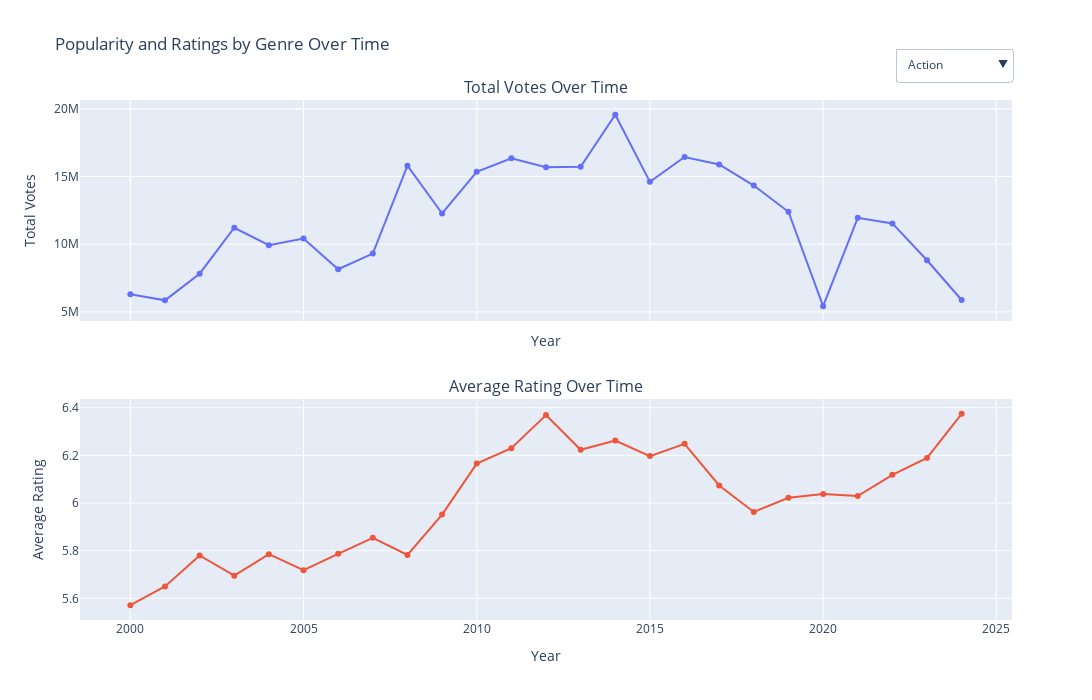

The notebook cell this image was saved under:
### Markdown cell above
### Interactive Plot (Popularity & Ratings)

### Code cell
plot_genres_interactive(genre_trends_pd=trends_df.toPandas())

### Figure 1 — Plotly figure (JSON) as saved in the notebook; plotly's stock layout.template omitted (floating-point values rounded to 4 significant figures)
{"data": [{"mode": "lines+markers", "name": "Action", "type": "scatter", "visible": true, "x": [2000, 2001, 2002, 2003, 2004, 2005, 2006, 2007, 2008, 2009, 2010, 2011, 2012, 2013, 2014, 2015, 2016, 2017, 2018, 2019, 2020, 2021, 2022, 2023, 2024], "xaxis": "x", "y": [6301943, 5854350, 7824870, 11218282, 9933436, 10418377, 8151621, 9306518, 15806661, 12271761, 15351556, 16350162, 15684127, 15722404, 19562969, 14608701, 16442831, 15897138, 14337637, 12399156, 5421915, 11954708, 11540442, 8813494, 5878467], "yaxis": "y"}, {"mode": "lines+markers", "name": "Adventure", "type": "scatter", "visible": false, "x": [2000, 2001, 2002, 2003, 2004, 2005, 2006, 2007, 2008, 2009, 2010, 2011, 2012, 2013, 2014, 2015, 2016, 2017, 2018, 2019, 2020, 2021, 2022, 2023, 2024], "xaxis": "x", "y": [6387157, 8575290, 8111285, 8252228, 8516049, 7598845, 8162284, 8498030, 9302856, 11487122, 12343808, 10351203, 12141700, 12278739, 16907015, 13478211, 11869917, 10593414, 12032218, 9407283, 3218676, 8626875, 7412708, 7201950, 3884406], "yaxis": "y"}, {"mode": "lines+markers", "name": "Animation", "type": "scatter", "visible": false, "x": [2000, 2001, 2002, 2003, 2004, 2005, 2006, 2007, 2008, 2009, 2010, 2011, 2012, 2013, 2014, 2015, 2016, 2017, 2018, 2019, 2020, 2021, 2022, 2023, 2024], "xaxis": "x", "y": [946417, 3228115, 1218431, 1642238, 2632776, 1477735, 2344410, 2841054, 3098457, 3581625, 3940499, 2314081, 2756015, 2829717, 2222780, 2179484, 3856160, 1952770, 2226339, 1975295, 1208671, 1772692, 1522426, 1478482, 844489], "yaxis": "y"}, {"mode": "lines+markers", "name": "Biography", "type": "scatter", "visible": false, "x": [2000, 2001, 2002, 2003, 2004, 2005, 2006, 2007, 2008, 2009, 2010, 2011, 2012, 2013, 2014, 2015, 2016, 2017, 2018, 2019, 2020, 2021, 2022, 2023, 2024], "xaxis": "x", "y": [865929, 1656139, 2536768, 632286, 2377669, 1728733, 1974555, 2592748, 1930154, 2250832, 3238660, 1586495, 2086684, 6348995, 3644723, 4346394, 3751208, 2637593, 4034715, 3485945, 924777, 1851507, 1188917, 2470611, 531248], "yaxis": "y"}, {"mode": "lines+markers", "name": "Comedy", "type": "scatter", "visible": false, "x": [2000, 2001, 2002, 2003, 2004, 2005, 2006, 2007, 2008, 2009, 2010, 2011, 2012, 2013, 2014, 2015, 2016, 2017, 2018, 2019, 2020, 2021, 2022, 2023, 2024], "xaxis": "x", "y": [8020775, 9054264, 6913342, 10196382, 10759571, 9799970, 11315417, 11279298, 11054900, 12860408, 12334304, 13100845, 13890466, 14345971, 13411869, 11099524, 11061634, 10252930, 9659856, 10707778, 5863064, 7095431, 9084122, 7841686, 4183550], "yaxis": "y"}, {"mode": "lines+markers", "name": "Crime", "type": "scatter", "visible": false, "x": [2000, 2001, 2002, 2003, 2004, 2005, 2006, 2007, 2008, 2009, 2010, 2011, 2012, 2013, 2014, 2015, 2016, 2017, 2018, 2019, 2020, 2021, 2022, 2023, 2024], "xaxis": "x", "y": [4882579, 5219887, 7122080, 6372946, 5184295, 5939074, 6301589, 7930228, 9971995, 4320713, 5474852, 4641689, 5523891, 9617407, 7659485, 5710787, 5364049, 7379686, 4741299, 7884603, 3166427, 4960797, 4613136, 4180747, 2001929], "yaxis": "y"}, {"mode": "lines+markers", "name": "Documentary", "type": "scatter", "visible": false, "x": [2000, 2001, 2002, 2003, 2004, 2005, 2006, 2007, 2008, 2009, 2010, 2011, 2012, 2013, 2014, 2015, 2016, 2017, 2018, 2019, 2020, 2021, 2022, 2023, 2024], "xaxis": "x", "y": [114315, 150532, 459549, 354372, 521321, 455839, 540790, 491790, 689158, 518616, 811335, 740831, 780856, 729786, 860572, 947285, 855733, 863453, 893551, 904427, 905153, 708188, 827884, 527519, 408381], "yaxis": "y"}, {"mode": "lines+markers", "name": "Drama", "type": "scatter", "visible": false, "x": [2000, 2001, 2002, 2003, 2004, 2005, 2006, 2007, 2008, 2009, 2010, 2011, 2012, 2013, 2014, 2015, 2016, 2017, 2018, 2019, 2020, 2021, 2022, 2023, 2024], "xaxis": "x", "y": [12686375, 14025451, 16193126, 12428104, 16412265, 14718851, 19996235, 17907844, 19964489, 16928670, 18546298, 20193907, 20820611, 20826979, 23978591, 19337238, 19607209, 19306209, 16286120, 21663916, 9608705, 13147107, 15024848, 11802052, 5916939], "yaxis": "y"}, {"mode": "lines+markers", "name": "Family", "type": "scatter", "visible": false, "x": [2000, 2001, 2002, 2003, 2004, 2005, 2006, 2007, 2008, 2009, 2010, 2011, 2012, 2013, 2014, 2015, 2016, 2017, 2018, 2019, 2020, 2021, 2022, 2023, 2024], "xaxis": "x", "y": [645962, 2107214, 1602373, 1228597, 2459591, 2666213, 1528547, 2438375, 2533597, 2289701, 2702044, 2321378, 576308, 690588, 896186, 1052769, 1636868, 990182, 1117667, 1301711, 574958, 662618, 552074, 842920, 144331], "yaxis": "y"}, {"mode": "lines+markers", "name": "Fantasy", "type": "scatter", "visible": false, "x": [2000, 2001, 2002, 2003, 2004, 2005, 2006, 2007, 2008, 2009, 2010, 2011, 2012, 2013, 2014, 2015, 2016, 2017, 2018, 2019, 2020, 2021, 2022, 2023, 2024], "xaxis": "x", "y": [1462331, 4793351, 4126747, 5376168, 2357358, 3545063, 4465712, 3531501, 2655259, 4296576, 3699861, 5405806, 3664894, 3566142, 2007469, 1880662, 4239436, 5348778, 2646677, 2893872, 1084928, 3504709, 2375764, 1901245, 856381], "yaxis": "y"}, {"mode": "lines+markers", "name": "Game-Show", "type": "scatter", "visible": false, "x": [2008, 2010, 2014, 2015, 2016, 2020, 2021, 2022, 2024], "xaxis": "x", "y": [799, 13, 116, 9, 10, 25, 7, 37, 137], "yaxis": "y"}, {"mode": "lines+markers", "name": "History", "type": "scatter", "visible": false, "x": [2000, 2001, 2002, 2003, 2004, 2005, 2006, 2007, 2008, 2009, 2010, 2011, 2012, 2013, 2014, 2015, 2016, 2017, 2018, 2019, 2020, 2021, 2022, 2023, 2024], "xaxis": "x", "y": [458506, 603207, 345171, 275780, 966350, 636917, 929187, 546464, 1239160, 509519, 1310506, 340674, 2142981, 1188438, 930993, 1422648, 2046409, 1929119, 1081472, 1122590, 827170, 829215, 1081937, 1944035, 285083], "yaxis": "y"}, {"mode": "lines+markers", "name": "Horror", "type": "scatter", "visible": false, "x": [2000, 2001, 2002, 2003, 2004, 2005, 2006, 2007, 2008, 2009, 2010, 2011, 2012, 2013, 2014, 2015, 2016, 2017, 2018, 2019, 2020, 2021, 2022, 2023, 2024], "xaxis": "x", "y": [2369893, 1564966, 2420456, 1603320, 3015056, 3206383, 2530804, 5788016, 2661458, 4137492, 3085036, 2881613, 3173429, 5006913, 3313733, 2998275, 5087600, 5270737, 5105244, 5659809, 3047304, 3140876, 4681216, 2639468, 2622518], "yaxis": "y"}, {"mode": "lines+markers", "name": "Music", "type": "scatter", "visible": false, "x": [2000, 2001, 2002, 2003, 2004, 2005, 2006, 2007, 2008, 2009, 2010, 2011, 2012, 2013, 2014, 2015, 2016, 2017, 2018, 2019, 2020, 2021, 2022, 2023, 2024], "xaxis": "x", "y": [597123, 371979, 1405333, 613733, 617299, 668858, 664311, 703642, 606102, 521268, 707957, 397612, 1004105, 677035, 1657544, 855054, 1080035, 375562, 1549278, 981741, 452105, 465420, 723474, 197478, 187238], "yaxis": "y"}, {"mode": "lines+markers", "name": "Musical", "type": "scatter", "visible": false, "x": [2000, 2001, 2002, 2003, 2004, 2005, 2006, 2007, 2008, 2009, 2010, 2011, 2012, 2013, 2014, 2015, 2016, 2017, 2018, 2019, 2020, 2021, 2022, 2023, 2024], "xaxis": "x", "y": [229027, 541963, 393331, 155831, 373045, 182902, 267974, 618122, 367950, 108099, 133103, 122816, 479459, 172162, 104947, 66288, 92487, 398322, 315597, 130620, 91282, 264428, 65336, 180415, 278002], "yaxis": "y"}, {"mode": "lines+markers", "name": "Mystery", "type": "scatter", "visible": false, "x": [2000, 2001, 2002, 2003, 2004, 2005, 2006, 2007, 2008, 2009, 2010, 2011, 2012, 2013, 2014, 2015, 2016, 2017, 2018, 2019, 2020, 2021, 2022, 2023, 2024], "xaxis": "x", "y": [2893712, 4618266, 3806657, 2646142, 3224017, 2483061, 4930474, 6002497, 2834919, 5610516, 3849693, 5573154, 3135749, 4850779, 5848351, 3047664, 3585337, 5122088, 3970244, 4313217, 2819965, 2967816, 3940195, 2000873, 946623], "yaxis": "y"}, {"mode": "lines+markers", "name": "News", "type": "scatter", "visible": false, "x": [2001, 2002, 2003, 2004, 2005, 2006, 2007, 2008, 2009, 2010, 2011, 2012, 2013, 2014, 2015, 2016, 2017, 2018, 2019, 2020, 2021, 2022, 2023, 2024], "xaxis": "x", "y": [6, 63, 66, 18231, 273, 96, 362, 55849, 8902, 12327, 7048, 18154, 20125, 23082, 41832, 36105, 589, 1838, 3102, 215, 869, 2895, 723, 38], "yaxis": "y"}, {"mode": "lines+markers", "name": "Reality-TV", "type": "scatter", "visible": false, "x": [2000, 2001, 2002, 2003, 2004, 2005, 2006, 2007, 2008, 2009, 2010, 2011, 2012, 2013, 2014, 2015, 2016, 2017, 2018, 2019, 2020, 2021, 2022, 2023, 2024], "xaxis": "x", "y": [27, 49, 395, 57, 164, 155, 323, 532, 145, 52, 395, 94, 337, 333, 82, 823, 204, 177, 531, 203, 716, 399, 1747, 2619, 810], "yaxis": "y"}, {"mode": "lines+markers", "name": "Romance", "type": "scatter", "visible": false, "x": [2000, 2001, 2002, 2003, 2004, 2005, 2006, 2007, 2008, 2009, 2010, 2011, 2012, 2013, 2014, 2015, 2016, 2017, 2018, 2019, 2020, 2021, 2022, 2023, 2024], "xaxis": "x", "y": [3352516, 4779272, 3570343, 3121149, 6970940, 5315428, 3883689, 4131693, 6968128, 5481845, 5627319, 5895087, 4873926, 4789961, 4301973, 3615614, 3291707, 2812311, 3129284, 2906664, 1814315, 1915143, 2347129, 2509930, 1246803], "yaxis": "y"}, {"mode": "lines+markers", "name": "Sci-Fi", "type": "scatter", "visible": false, "x": [2000, 2001, 2002, 2003, 2004, 2005, 2006, 2007, 2008, 2009, 2010, 2011, 2012, 2013, 2014, 2015, 2016, 2017, 2018, 2019, 2020, 2021, 2022, 2023, 2024], "xaxis": "x", "y": [2283588, 2540299, 3287883, 2991812, 4937702, 3140913, 4105783, 3955863, 3921431, 5208986, 4925164, 6525250, 7087367, 9318558, 10124941, 8466334, 6139882, 3333123, 7394535, 3000407, 1814789, 2750673, 1228307, 976033, 1410321], "yaxis": "y"}, {"mode": "lines+markers", "name": "Short", "type": "scatter", "visible": false, "x": [2000, 2001, 2002, 2003, 2004, 2005, 2006, 2007, 2008, 2009, 2010, 2011, 2012, 2013, 2014, 2015, 2016, 2017, 2018, 2019, 2020, 2021, 2022, 2023, 2024], "xaxis": "x", "y": [83396, 107052, 106237, 127838, 156619, 141397, 140723, 203491, 176004, 196643, 199488, 235991, 223056, 231693, 210419, 241665, 284161, 316655, 272547, 288425, 305614, 172696, 199750, 210134, 38325], "yaxis": "y"}, {"mode": "lines+markers", "name": "Sport", "type": "scatter", "visible": false, "x": [2000, 2001, 2002, 2003, 2004, 2005, 2006, 2007, 2008, 2009, 2010, 2011, 2012, 2013, 2014, 2015, 2016, 2017, 2018, 2019, 2020, 2021, 2022, 2023, 2024], "xaxis": "x", "y": [418168, 373572, 138655, 174787, 1239054, 970812, 1150506, 857625, 722051, 615491, 143865, 1262051, 319962, 913610, 398154, 897737, 381609, 291084, 452525, 219037, 188925, 393910, 414199, 655665, 157632], "yaxis": "y"}, {"mode": "lines+markers", "name": "Talk-Show", "type": "scatter", "visible": false, "x": [2002, 2003, 2005, 2006, 2008, 2009, 2010, 2011, 2012, 2014, 2015, 2016, 2017, 2018, 2019, 2020, 2021, 2022, 2023, 2024], "xaxis": "x", "y": [57, 10, 9, 93, 68, 45, 195, 22, 233, 67, 68, 75, 65, 382, 201, 1964, 201, 282, 109, 172], "yaxis": "y"}, {"mode": "lines+markers", "name": "Thriller", "type": "scatter", "visible": false, "x": [2000, 2001, 2002, 2003, 2004, 2005, 2006, 2007, 2008, 2009, 2010, 2011, 2012, 2013, 2014, 2015, 2016, 2017, 2018, 2019, 2020, 2021, 2022, 2023, 2024], "xaxis": "x", "y": [4607111, 4453179, 4582024, 5067459, 5880815, 4361668, 8260524, 8452967, 6439846, 6593732, 7528624, 7372795, 8970050, 8679192, 10292212, 5438213, 5899303, 6356136, 4844577, 7304328, 3489451, 5244905, 5535824, 5377066, 3415588], "yaxis": "y"}, {"mode": "lines+markers", "name": "War", "type": "scatter", "visible": false, "x": [2000, 2001, 2002, 2003, 2004, 2005, 2006, 2007, 2008, 2009, 2010, 2011, 2012, 2013, 2014, 2015, 2016, 2017, 2018, 2019, 2020, 2021, 2022, 2023, 2024], "xaxis": "x", "y": [358331, 410884, 254695, 59866, 317854, 323551, 1076148, 121068, 1406786, 2071486, 487308, 373555, 213217, 261182, 995499, 427519, 251579, 559333, 236641, 1342908, 466438, 115488, 465064, 241595, 147909], "yaxis": "y"}, {"mode": "lines+markers", "name": "Western", "type": "scatter", "visible": false, "x": [2000, 2001, 2002, 2003, 2004, 2005, 2006, 2007, 2008, 2009, 2010, 2011, 2012, 2013, 2014, 2015, 2016, 2017, 2018, 2019, 2020, 2021, 2022, 2023, 2024], "xaxis": "x", "y": [27667, 47317, 9038, 8904, 32617, 63099, 11610, 32320, 15095, 59717, 378898, 11636, 1781540, 173563, 277455, 243058, 95026, 193692, 93398, 92934, 30173, 326212, 44830, 41306, 39166], "yaxis": "y"}, {"mode": "lines+markers", "name": "Action", "type": "scatter", "visible": true, "x": [2000, 2001, 2002, 2003, 2004, 2005, 2006, 2007, 2008, 2009, 2010, 2011, 2012, 2013, 2014, 2015, 2016, 2017, 2018, 2019, 2020, 2021, 2022, 2023, 2024], "xaxis": "x2", "y": [5.571, 5.65, 5.78, 5.695, 5.785, 5.718, 5.787, 5.854, 5.782, 5.951, 6.165, 6.23, 6.369, 6.223, 6.262, 6.197, 6.248, 6.074, 5.963, 6.022, 6.038, 6.029, 6.118, 6.189, 6.374], "yaxis": "y2"}, {"mode": "lines+markers", "name": "Adventure", "type": "scatter", "visible": false, "x": [2000, 2001, 2002, 2003, 2004, 2005, 2006, 2007, 2008, 2009, 2010, 2011, 2012, 2013, 2014, 2015, 2016, 2017, 2018, 2019, 2020, 2021, 2022, 2023, 2024], "xaxis": "x2", "y": [5.682, 5.801, 6.007, 5.908, 5.649, 6.011, 5.943, 5.948, 6.026, 6.133, 6.434, 6.425, 6.555, 6.4, 6.54, 6.405, 6.402, 6.212, 6.199, 6.216, 6.173, 6.199, 6.264, 6.271, 6.333], "yaxis": "y2"}, {"mode": "lines+markers", "name": "Animation", "type": "scatter", "visible": false, "x": [2000, 2001, 2002, 2003, 2004, 2005, 2006, 2007, 2008, 2009, 2010, 2011, 2012, 2013, 2014, 2015, 2016, 2017, 2018, 2019, 2020, 2021, 2022, 2023, 2024], "xaxis": "x2", "y": [6.467, 6.542, 6.472, 6.504, 6.631, 6.7, 6.583, 6.64, 6.652, 6.621, 6.617, 6.549, 6.608, 6.597, 6.652, 6.592, 6.652, 6.724, 6.663, 6.604, 6.737, 6.715, 6.756, 6.897, 6.982], "yaxis": "y2"}, {"mode": "lines+markers", "name": "Biography", "type": "scatter", "visible": false, "x": [2000, 2001, 2002, 2003, 2004, 2005, 2006, 2007, 2008, 2009, 2010, 2011, 2012, 2013, 2014, 2015, 2016, 2017, 2018, 2019, 2020, 2021, 2022, 2023, 2024], "xaxis": "x2", "y": [6.976, 6.943, 6.93, 6.938, 6.981, 6.947, 6.889, 6.995, 6.902, 7.015, 7.134, 7.176, 7.187, 7.125, 7.194, 7.187, 7.104, 7.018, 6.971, 6.975, 6.942, 7.026, 6.892, 6.881, 7.066], "yaxis": "y2"}, {"mode": "lines+markers", "name": "Comedy", "type": "scatter", "visible": false, "x": [2000, 2001, 2002, 2003, 2004, 2005, 2006, 2007, 2008, 2009, 2010, 2011, 2012, 2013, 2014, 2015, 2016, 2017, 2018, 2019, 2020, 2021, 2022, 2023, 2024], "xaxis": "x2", "y": [6.095, 6.167, 6.233, 6.264, 6.322, 6.341, 6.293, 6.325, 6.258, 6.381, 6.443, 6.443, 6.452, 6.436, 6.4, 6.4, 6.36, 6.391, 6.189, 6.223, 6.253, 6.265, 6.324, 6.436, 6.503], "yaxis": "y2"}, {"mode": "lines+markers", "name": "Crime", "type": "scatter", "visible": false, "x": [2000, 2001, 2002, 2003, 2004, 2005, 2006, 2007, 2008, 2009, 2010, 2011, 2012, 2013, 2014, 2015, 2016, 2017, 2018, 2019, 2020, 2021, 2022, 2023, 2024], "xaxis": "x2", "y": [5.901, 5.937, 6.056, 6.048, 6.158, 6.122, 6.117, 6.06, 6.129, 6.286, 6.327, 6.385, 6.404, 6.411, 6.455, 6.401, 6.344, 6.298, 6.216, 6.217, 6.168, 6.275, 6.441, 6.321, 6.63], "yaxis": "y2"}, {"mode": "lines+markers", "name": "Documentary", "type": "scatter", "visible": false, "x": [2000, 2001, 2002, 2003, 2004, 2005, 2006, 2007, 2008, 2009, 2010, 2011, 2012, 2013, 2014, 2015, 2016, 2017, 2018, 2019, 2020, 2021, 2022, 2023, 2024], "xaxis": "x2", "y": [7.067, 7.23, 7.102, 7.133, 7.169, 7.232, 7.255, 7.246, 7.271, 7.258, 7.217, 7.226, 7.209, 7.192, 7.246, 7.187, 7.254, 7.218, 7.163, 7.144, 7.152, 7.213, 7.311, 7.245, 7.403], "yaxis": "y2"}, {"mode": "lines+markers", "name": "Drama", "type": "scatter", "visible": false, "x": [2000, 2001, 2002, 2003, 2004, 2005, 2006, 2007, 2008, 2009, 2010, 2011, 2012, 2013, 2014, 2015, 2016, 2017, 2018, 2019, 2020, 2021, 2022, 2023, 2024], "xaxis": "x2", "y": [6.255, 6.269, 6.352, 6.362, 6.455, 6.462, 6.469, 6.462, 6.462, 6.534, 6.62, 6.64, 6.685, 6.602, 6.663, 6.618, 6.698, 6.662, 6.552, 6.489, 6.501, 6.561, 6.697, 6.722, 7.004], "yaxis": "y2"}, {"mode": "lines+markers", "name": "Family", "type": "scatter", "visible": false, "x": [2000, 2001, 2002, 2003, 2004, 2005, 2006, 2007, 2008, 2009, 2010, 2011, 2012, 2013, 2014, 2015, 2016, 2017, 2018, 2019, 2020, 2021, 2022, 2023, 2024], "xaxis": "x2", "y": [6.126, 5.997, 6.153, 6.217, 6.167, 6.155, 6.164, 6.232, 6.295, 6.467, 6.709, 6.741, 6.685, 6.69, 6.802, 6.679, 6.668, 6.669, 6.327, 6.298, 6.112, 6.188, 6.309, 6.436, 6.524], "yaxis": "y2"}, {"mode": "lines+markers", "name": "Fantasy", "type": "scatter", "visible": false, "x": [2000, 2001, 2002, 2003, 2004, 2005, 2006, 2007, 2008, 2009, 2010, 2011, 2012, 2013, 2014, 2015, 2016, 2017, 2018, 2019, 2020, 2021, 2022, 2023, 2024], "xaxis": "x2", "y": [6.172, 6.112, 6.175, 6.212, 6.233, 6.273, 6.318, 6.203, 6.36, 6.386, 6.603, 6.565, 6.672, 6.571, 6.497, 6.493, 6.493, 6.484, 6.382, 6.326, 6.278, 6.332, 6.34, 6.463, 6.432], "yaxis": "y2"}, {"mode": "lines+markers", "name": "Game-Show", "type": "scatter", "visible": false, "x": [2008, 2010, 2014, 2015, 2016, 2020, 2021, 2022, 2024], "xaxis": "x2", "y": [6.3, 7.8, 6.1, 9.9, 7.9, 7.1, 6.9, 5.4, 7], "yaxis": "y2"}, {"mode": "lines+markers", "name": "History", "type": "scatter", "visible": false, "x": [2000, 2001, 2002, 2003, 2004, 2005, 2006, 2007, 2008, 2009, 2010, 2011, 2012, 2013, 2014, 2015, 2016, 2017, 2018, 2019, 2020, 2021, 2022, 2023, 2024], "xaxis": "x2", "y": [7.162, 7.136, 7.012, 6.95, 7.082, 7.006, 6.99, 6.853, 6.974, 6.953, 7.095, 7.079, 7.09, 7.073, 7.102, 7.078, 7.037, 7.061, 6.884, 6.928, 6.896, 6.912, 6.963, 6.926, 7.03], "yaxis": "y2"}, {"mode": "lines+markers", "name": "Horror", "type": "scatter", "visible": false, "x": [2000, 2001, 2002, 2003, 2004, 2005, 2006, 2007, 2008, 2009, 2010, 2011, 2012, 2013, 2014, 2015, 2016, 2017, 2018, 2019, 2020, 2021, 2022, 2023, 2024], "xaxis": "x2", "y": [5.373, 5.204, 5.422, 5.415, 5.583, 5.62, 5.44, 5.511, 5.556, 5.625, 5.692, 5.82, 5.779, 5.631, 5.682, 5.616, 5.697, 5.607, 5.553, 5.633, 5.535, 5.62, 5.672, 5.77, 6.043], "yaxis": "y2"}, {"mode": "lines+markers", "name": "Music", "type": "scatter", "visible": false, "x": [2000, 2001, 2002, 2003, 2004, 2005, 2006, 2007, 2008, 2009, 2010, 2011, 2012, 2013, 2014, 2015, 2016, 2017, 2018, 2019, 2020, 2021, 2022, 2023, 2024], "xaxis": "x2", "y": [6.883, 6.929, 6.927, 7.117, 6.912, 7.161, 7.023, 7.121, 7.048, 7.081, 6.978, 6.978, 7.075, 7.02, 7.102, 7.028, 7.148, 7.08, 7.034, 7.059, 7.048, 7.217, 7.06, 7.203, 7.281], "yaxis": "y2"}, {"mode": "lines+markers", "name": "Musical", "type": "scatter", "visible": false, "x": [2000, 2001, 2002, 2003, 2004, 2005, 2006, 2007, 2008, 2009, 2010, 2011, 2012, 2013, 2014, 2015, 2016, 2017, 2018, 2019, 2020, 2021, 2022, 2023, 2024], "xaxis": "x2", "y": [6.191, 6.415, 6.31, 6.073, 6.42, 6.592, 6.526, 6.549, 6.446, 6.71, 6.597, 6.846, 6.784, 6.865, 6.838, 6.782, 6.867, 6.854, 6.645, 6.635, 6.879, 6.594, 6.925, 7.196, 6.805], "yaxis": "y2"}, {"mode": "lines+markers", "name": "Mystery", "type": "scatter", "visible": false, "x": [2000, 2001, 2002, 2003, 2004, 2005, 2006, 2007, 2008, 2009, 2010, 2011, 2012, 2013, 2014, 2015, 2016, 2017, 2018, 2019, 2020, 2021, 2022, 2023, 2024], "xaxis": "x2", "y": [5.973, 5.979, 6.119, 6.131, 6.012, 6.04, 5.996, 6.142, 6.1, 6.161, 6.491, 6.453, 6.405, 6.313, 6.339, 6.252, 6.268, 6.152, 5.995, 5.996, 6.046, 6.044, 6.152, 6.289, 6.492], "yaxis": "y2"}, {"mode": "lines+markers", "name": "News", "type": "scatter", "visible": false, "x": [2001, 2002, 2003, 2004, 2005, 2006, 2007, 2008, 2009, 2010, 2011, 2012, 2013, 2014, 2015, 2016, 2017, 2018, 2019, 2020, 2021, 2022, 2023, 2024], "xaxis": "x2", "y": [4.2, 8.1, 8.65, 7.2, 6.28, 7.975, 7.325, 7.91, 7.188, 7.2, 7.133, 7.248, 7.319, 7.32, 7.308, 7.237, 6.917, 7.053, 6.27, 7.343, 7.06, 8.63, 5.45, 7.25], "yaxis": "y2"}, {"mode": "lines+markers", "name": "Reality-TV", "type": "scatter", "visible": false, "x": [2000, 2001, 2002, 2003, 2004, 2005, 2006, 2007, 2008, 2009, 2010, 2011, 2012, 2013, 2014, 2015, 2016, 2017, 2018, 2019, 2020, 2021, 2022, 2023, 2024], "xaxis": "x2", "y": [6.1, 7, 6.675, 5.975, 6.64, 8.45, 6.55, 6.586, 7.273, 6.833, 6.5, 6.743, 6.436, 5.378, 7.55, 7.059, 8.011, 5.833, 6.492, 5.936, 5.695, 5.413, 7.0, 6.067, 6.3], "yaxis": "y2"}, {"mode": "lines+markers", "name": "Romance", "type": "scatter", "visible": false, "x": [2000, 2001, 2002, 2003, 2004, 2005, 2006, 2007, 2008, 2009, 2010, 2011, 2012, 2013, 2014, 2015, 2016, 2017, 2018, 2019, 2020, 2021, 2022, 2023, 2024], "xaxis": "x2", "y": [6.097, 6.128, 6.02, 6.05, 6.062, 6.055, 6.114, 6.116, 6.16, 6.253, 6.374, 6.423, 6.462, 6.433, 6.398, 6.362, 6.383, 6.381, 6.195, 6.209, 6.306, 6.295, 6.349, 6.443, 6.67], "yaxis": "y2"}, {"mode": "lines+markers", "name": "Sci-Fi", "type": "scatter", "visible": false, "x": [2000, 2001, 2002, 2003, 2004, 2005, 2006, 2007, 2008, 2009, 2010, 2011, 2012, 2013, 2014, 2015, 2016, 2017, 2018, 2019, 2020, 2021, 2022, 2023, 2024], "xaxis": "x2", "y": [5.73, 5.679, 5.923, 5.805, 5.959, 6.199, 6.046, 6.173, 5.997, 6.23, 6.226, 6.43, 6.302, 6.335, 6.388, 6.341, 6.375, 6.241, 6.239, 6.147, 6.141, 5.988, 6.231, 6.239, 6.47], "yaxis": "y2"}, {"mode": "lines+markers", "name": "Short", "type": "scatter", "visible": false, "x": [2000, 2001, 2002, 2003, 2004, 2005, 2006, 2007, 2008, 2009, 2010, 2011, 2012, 2013, 2014, 2015, 2016, 2017, 2018, 2019, 2020, 2021, 2022, 2023, 2024], "xaxis": "x2", "y": [6.732, 6.698, 6.779, 6.794, 6.958, 6.986, 6.986, 6.961, 6.997, 7.013, 7.022, 7.054, 7.069, 6.972, 7.1, 7.071, 7.148, 7.184, 7.126, 7.067, 7.121, 7.297, 7.403, 7.485, 7.78], "yaxis": "y2"}, {"mode": "lines+markers", "name": "Sport", "type": "scatter", "visible": false, "x": [2000, 2001, 2002, 2003, 2004, 2005, 2006, 2007, 2008, 2009, 2010, 2011, 2012, 2013, 2014, 2015, 2016, 2017, 2018, 2019, 2020, 2021, 2022, 2023, 2024], "xaxis": "x2", "y": [6.791, 6.408, 6.646, 7.043, 6.742, 6.857, 6.528, 6.716, 6.685, 6.844, 6.886, 6.959, 7.06, 6.898, 6.965, 6.966, 6.931, 7.028, 6.986, 6.794, 6.91, 6.837, 6.887, 7.169, 7.146], "yaxis": "y2"}, {"mode": "lines+markers", "name": "Talk-Show", "type": "scatter", "visible": false, "x": [2002, 2003, 2005, 2006, 2008, 2009, 2010, 2011, 2012, 2014, 2015, 2016, 2017, 2018, 2019, 2020, 2021, 2022, 2023, 2024], "xaxis": "x2", "y": [5.95, 5, 8.5, 7.1, 6.733, 6.275, 5.8, 7.9, 7.65, 7.767, 6.5, 8.02, 6.1, 7.75, 4.9, 5.917, 6.244, 6.875, 7.88, 7.6], "yaxis": "y2"}, {"mode": "lines+markers", "name": "Thriller", "type": "scatter", "visible": false, "x": [2000, 2001, 2002, 2003, 2004, 2005, 2006, 2007, 2008, 2009, 2010, 2011, 2012, 2013, 2014, 2015, 2016, 2017, 2018, 2019, 2020, 2021, 2022, 2023, 2024], "xaxis": "x2", "y": [5.464, 5.464, 5.808, 5.755, 5.943, 5.966, 5.73, 5.877, 5.948, 5.858, 5.893, 6.04, 6.019, 5.85, 5.948, 5.961, 5.895, 5.916, 5.878, 5.805, 5.739, 5.888, 5.997, 6.08, 6.376], "yaxis": "y2"}, {"mode": "lines+markers", "name": "War", "type": "scatter", "visible": false, "x": [2000, 2001, 2002, 2003, 2004, 2005, 2006, 2007, 2008, 2009, 2010, 2011, 2012, 2013, 2014, 2015, 2016, 2017, 2018, 2019, 2020, 2021, 2022, 2023, 2024], "xaxis": "x2", "y": [6.83, 7.057, 6.964, 6.802, 6.838, 6.85, 6.824, 7.056, 6.932, 6.752, 6.899, 6.54, 6.472, 6.565, 6.922, 6.738, 6.836, 6.782, 6.654, 6.558, 6.506, 6.553, 6.431, 6.732, 6.641], "yaxis": "y2"}, {"mode": "lines+markers", "name": "Western", "type": "scatter", "visible": false, "x": [2000, 2001, 2002, 2003, 2004, 2005, 2006, 2007, 2008, 2009, 2010, 2011, 2012, 2013, 2014, 2015, 2016, 2017, 2018, 2019, 2020, 2021, 2022, 2023, 2024], "xaxis": "x2", "y": [5.607, 5.953, 6.206, 6.356, 6.429, 6.194, 6.573, 6.1, 5.962, 6.147, 6.276, 6.274, 6.587, 5.96, 6.625, 6.443, 6.227, 6.241, 6.416, 6.152, 6.026, 5.761, 6.085, 5.746, 6.443], "yaxis": "y2"}], "layout": {"annotations": [{"font": {"size": 16}, "showarrow": false, "text": "Total Votes Over Time", "x": 0.5, "xanchor": "center", "xref": "paper", "y": 1, "yanchor": "bottom", "yref": "paper"}, {"font": {"size": 16}, "showarrow": false, "text": "Average Rating Over Time", "x": 0.5, "xanchor": "center", "xref": "paper", "y": 0.425, "yanchor": "bottom", "yref": "paper"}], "height": 700, "showlegend": false, "title": {"text": "Popularity and Ratings by Genre Over Time"}, "updatemenus": [{"buttons": [{"args": [{"visible": [true, false, false, false, false, false, false, false, false, false, false, false, false, false, false, false, false, false, false, false, false, false, false, false, false, false, true, false, false, false, false, false, false, false, false, false, false, false, false, false, false, false, false, false, false, false, false, false, false, false, false, false]}], "label": "Action", "method": "update"}, {"args": [{"visible": [false, true, false, false, false, false, false, false, false, false, false, false, false, false, false, false, false, false, false, false, false, false, false, false, false, false, false, true, false, false, false, false, false, false, false, false, false, false, false, false, false, false, false, false, false, false, false, false, false, false, false, false]}], "label": "Adventure", "method": "update"}, {"args": [{"visible": [false, false, true, false, false, false, false, false, false, false, false, false, false, false, false, false, false, false, false, false, false, false, false, false, false, false, false, false, true, false, false, false, false, false, false, false, false, false, false, false, false, false, false, false, false, false, false, false, false, false, false, false]}], "label": "Animation", "method": "update"}, {"args": [{"visible": [false, false, false, true, false, false, false, false, false, false, false, false, false, false, false, false, false, false, false, false, false, false, false, false, false, false, false, false, false, true, false, false, false, false, false, false, false, false, false, false, false, false, false, false, false, false, false, false, false, false, false, false]}], "label": "Biography", "method": "update"}, {"args": [{"visible": [false, false, false, false, true, false, false, false, false, false, false, false, false, false, false, false, false, false, false, false, false, false, false, false, false, false, false, false, false, false, true, false, false, false, false, false, false, false, false, false, false, false, false, false, false, false, false, false, false, false, false, false]}], "label": "Comedy", "method": "update"}, {"args": [{"visible": [false, false, false, false, false, true, false, false, false, false, false, false, false, false, false, false, false, false, false, false, false, false, false, false, false, false, false, false, false, false, false, true, false, false, false, false, false, false, false, false, false, false, false, false, false, false, false, false, false, false, false, false]}], "label": "Crime", "method": "update"}, {"args": [{"visible": [false, false, false, false, false, false, true, false, false, false, false, false, false, false, false, false, false, false, false, false, false, false, false, false, false, false, false, false, false, false, false, false, true, false, false, false, false, false, false, false, false, false, false, false, false, false, false, false, false, false, false, false]}], "label": "Documentary", "method": "update"}, {"args": [{"visible": [false, false, false, false, false, false, false, true, false, false, false, false, false, false, false, false, false, false, false, false, false, false, false, false, false, false, false, false, false, false, false, false, false, true, false, false, false, false, false, false, false, false, false, false, false, false, false, false, false, false, false, false]}], "label": "Drama", "method": "update"}, {"args": [{"visible": [false, false, false, false, false, false, false, false, true, false, false, false, false, false, false, false, false, false, false, false, false, false, false, false, false, false, false, false, false, false, false, false, false, false, true, false, false, false, false, false, false, false, false, false, false, false, false, false, false, false, false, false]}], "label": "Family", "method": "update"}, {"args": [{"visible": [false, false, false, false, false, false, false, false, false, true, false, false, false, false, false, false, false, false, false, false, false, false, false, false, false, false, false, false, false, false, false, false, false, false, false, true, false, false, false, false, false, false, false, false, false, false, false, false, false, false, false, false]}], "label": "Fantasy", "method": "update"}, {"args": [{"visible": [false, false, false, false, false, false, false, false, false, false, true, false, false, false, false, false, false, false, false, false, false, false, false, false, false, false, false, false, false, false, false, false, false, false, false, false, true, false, false, false, false, false, false, false, false, false, false, false, false, false, false, false]}], "label": "Game-Show", "method": "update"}, {"args": [{"visible": [false, false, false, false, false, false, false, false, false, false, false, true, false, false, false, false, false, false, false, false, false, false, false, false, false, false, false, false, false, false, false, false, false, false, false, false, false, true, false, false, false, false, false, false, false, false, false, false, false, false, false, false]}], "label": "History", "method": "update"}, {"args": [{"visible": [false, false, false, false, false, false, false, false, false, false, false, false, true, false, false, false, false, false, false, false, false, false, false, false, false, false, false, false, false, false, false, false, false, false, false, false, false, false, true, false, false, false, false, false, false, false, false, false, false, false, false, false]}], "label": "Horror", "method": "update"}, {"args": [{"visible": [false, false, false, false, false, false, false, false, false, false, false, false, false, true, false, false, false, false, false, false, false, false, false, false, false, false, false, false, false, false, false, false, false, false, false, false, false, false, false, true, false, false, false, false, false, false, false, false, false, false, false, false]}], "label": "Music", "method": "update"}, {"args": [{"visible": [false, false, false, false, false, false, false, false, false, false, false, false, false, false, true, false, false, false, false, false, false, false, false, false, false, false, false, false, false, false, false, false, false, false, false, false, false, false, false, false, true, false, false, false, false, false, false, false, false, false, false, false]}], "label": "Musical", "method": "update"}, {"args": [{"visible": [false, false, false, false, false, false, false, false, false, false, false, false, false, false, false, true, false, false, false, false, false, false, false, false, false, false, false, false, false, false, false, false, false, false, false, false, false, false, false, false, false, true, false, false, false, false, false, false, false, false, false, false]}], "label": "Mystery", "method": "update"}, {"args": [{"visible": [false, false, false, false, false, false, false, false, false, false, false, false, false, false, false, false, true, false, false, false, false, false, false, false, false, false, false, false, false, false, false, false, false, false, false, false, false, false, false, false, false, false, true, false, false, false, false, false, false, false, false, false]}], "label": "News", "method": "update"}, {"args": [{"visible": [false, false, false, false, false, false, false, false, false, false, false, false, false, false, false, false, false, true, false, false, false, false, false, false, false, false, false, false, false, false, false, false, false, false, false, false, false, false, false, false, false, false, false, true, false, false, false, false, false, false, false, false]}], "label": "Reality-TV", "method": "update"}, {"args": [{"visible": [false, false, false, false, false, false, false, false, false, false, false, false, false, false, false, false, false, false, true, false, false, false, false, false, false, false, false, false, false, false, false, false, false, false, false, false, false, false, false, false, false, false, false, false, true, false, false, false, false, false, false, false]}], "label": "Romance", "method": "update"}, {"args": [{"visible": [false, false, false, false, false, false, false, false, false, false, false, false, false, false, false, false, false, false, false, true, false, false, false, false, false, false, false, false, false, false, false, false, false, false, false, false, false, false, false, false, false, false, false, false, false, true, false, false, false, false, false, false]}], "label": "Sci-Fi", "method": "update"}, {"args": [{"visible": [false, false, false, false, false, false, false, false, false, false, false, false, false, false, false, false, false, false, false, false, true, false, false, false, false, false, false, false, false, false, false, false, false, false, false, false, false, false, false, false, false, false, false, false, false, false, true, false, false, false, false, false]}], "label": "Short", "method": "update"}, {"args": [{"visible": [false, false, false, false, false, false, false, false, false, false, false, false, false, false, false, false, false, false, false, false, false, true, false, false, false, false, false, false, false, false, false, false, false, false, false, false, false, false, false, false, false, false, false, false, false, false, false, true, false, false, false, false]}], "label": "Sport", "method": "update"}, {"args": [{"visible": [false, false, false, false, false, false, false, false, false, false, false, false, false, false, false, false, false, false, false, false, false, false, true, false, false, false, false, false, false, false, false, false, false, false, false, false, false, false, false, false, false, false, false, false, false, false, false, false, true, false, false, false]}], "label": "Talk-Show", "method": "update"}, {"args": [{"visible": [false, false, false, false, false, false, false, false, false, false, false, false, false, false, false, false, false, false, false, false, false, false, false, true, false, false, false, false, false, false, false, false, false, false, false, false, false, false, false, false, false, false, false, false, false, false, false, false, false, true, false, false]}], "label": "Thriller", "method": "update"}, {"args": [{"visible": [false, false, false, false, false, false, false, false, false, false, false, false, false, false, false, false, false, false, false, false, false, false, false, false, true, false, false, false, false, false, false, false, false, false, false, false, false, false, false, false, false, false, false, false, false, false, false, false, false, false, true, false]}], "label": "War", "method": "update"}, {"args": [{"visible": [false, false, false, false, false, false, false, false, false, false, false, false, false, false, false, false, false, false, false, false, false, false, false, false, false, true, false, false, false, false, false, false, false, false, false, false, false, false, false, false, false, false, false, false, false, false, false, false, false, false, false, true]}], "label": "Western", "method": "update"}], "direction": "down", "showactive": true, "x": 1, "y": 1.1}], "width": 1100, "xaxis": {"anchor": "y", "domain": [0, 1], "matches": "x2", "showticklabels": false, "title": {"text": "Year"}}, "xaxis2": {"anchor": "y2", "domain": [0, 1], "title": {"text": "Year"}}, "yaxis": {"anchor": "x", "domain": [0.575, 1], "title": {"text": "Total Votes"}}, "yaxis2": {"anchor": "x2", "domain": [0, 0.425], "title": {"text": "Average Rating"}}}}
